Frame 1 (no input): blank canvas, image omitted
Frame 60 (the mouse pressed at the canvas centre just before this capture): blank canvas, image omitted
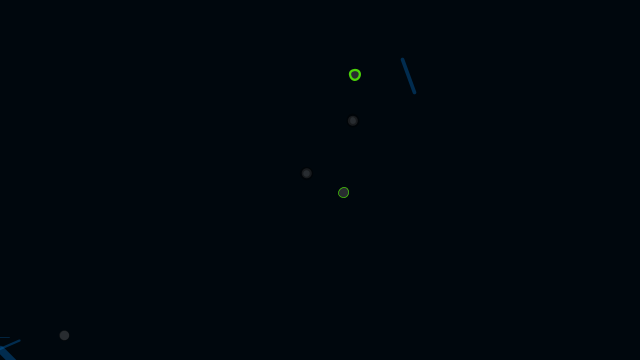
Frame 120 (the mouse held since frame 60 and released just before this capture)

The Processing sketch whose frames 1 and 60 were blank and that drew this single picture after the mouse press (run headless with seeded random() and noise(); from frame 60 on, the mouse is pressed at the canvas centre):

// Processing sketch: processing_29700
// ── processing_29700.pde

ArrayList discos;

void setup() {
  size(640, 360);
  colorMode(RGB, 255, 255, 255, 100);
  discos = new ArrayList();
  smooth();
}

void draw() {
  background(#00070D);

  for (int i = discos.size()-1; i >= 0; i--) {
    CosaDisco psys = (CosaDisco) discos.get(i);
    psys.run();
    if (psys.dead()) {
      discos.remove(i);
    }
  }

}

void mousePressed() {
  discos.add(new CosaDisco(int(random(5,25)),new PVector(mouseX,mouseY)));
}
class Cosa {
  PVector loc;
  PVector vel;
  PVector acc;
  float r;
  float timer;

  Cosa(PVector a, PVector v, PVector l, float r_) {
    acc = a.get();
    vel = v.get();
    loc = l.get();
    r = r_;
    timer = 50.0;
  }
  
  Cosa(PVector l) {
    acc = new PVector(0,0.05,0);
    vel = new PVector(random(-1,1),random(-2,0),0);
    loc = l.get();
    r = 10.0;
    timer = 100.0;
  }


  void run() {
    update();
    render();
  }

  void update() {
    vel.add(acc);
    loc.add(vel);
    timer -= 1.0;
  }

   void render() { 
    fill(100,timer);
    ellipse(loc.x,loc.y,r,r);
    strokeWeight(random(10)); 
    float d1 = 100; 
    if(d1 < 110) {   
    stroke(75,210,8);  
    rotate(5);
  } 
  }
  
  boolean dead() {
    if (timer <= 0.0) {
      return true;
    } else {
      return false;
    }
  }
}
class CosaDisco {

  ArrayList cosas;    
  PVector origin;        

  CosaDisco(int num, PVector v) {
    cosas = new ArrayList();              
    origin = v.get();                        
    for (int i = 0; i < num; i++) {
      if (random(1) < 0.5) {
        cosas.add(new CrazyCosa(origin)); 
      } else {
        cosas.add(new Cosa(origin)); 
      }
    }
  }

  void run() {
    for (int i = cosas.size()-1; i >= 0; i--) {
      Cosa p = (Cosa) cosas.get(i);
      p.run();
      if (p.dead()) {
        cosas.remove(i);
      }
    }
  }

  void addCosa() {
    cosas.add(new Cosa(origin));
  }

  void addCosa(Cosa p) {
    cosas.add(p);
  }

  boolean dead() {
    if (cosas.isEmpty()) {
      return true;
    } 
    else {
      return false;
    }
  }

}
class CrazyCosa extends Cosa {

  float theta;

   CrazyCosa(PVector l) {
    super(l);
    theta = 0.0;

  }

    void update() {
    super.update();
    float theta_vel = (vel.x * vel.mag()) / 1.0f;
    theta += theta_vel;
  }

  
  
 
  void render() {
    super.render();
    pushMatrix();
    translate(loc.x,loc.y);
    rotate(theta);
    stroke(#0264B2,timer);
    float x1 = 10; 
    float x2 = 10; 
    line(x1,x1,second()/50,millis()/50); 
    stroke(0,40); 
    popMatrix();
    
    
    
  }
}               
